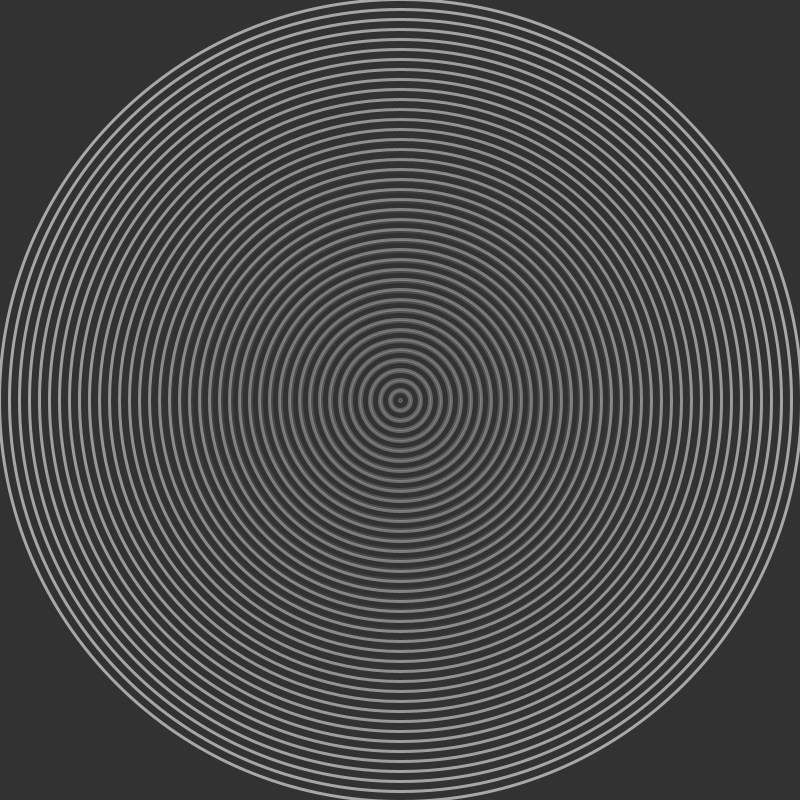
Frame 1 (no input)
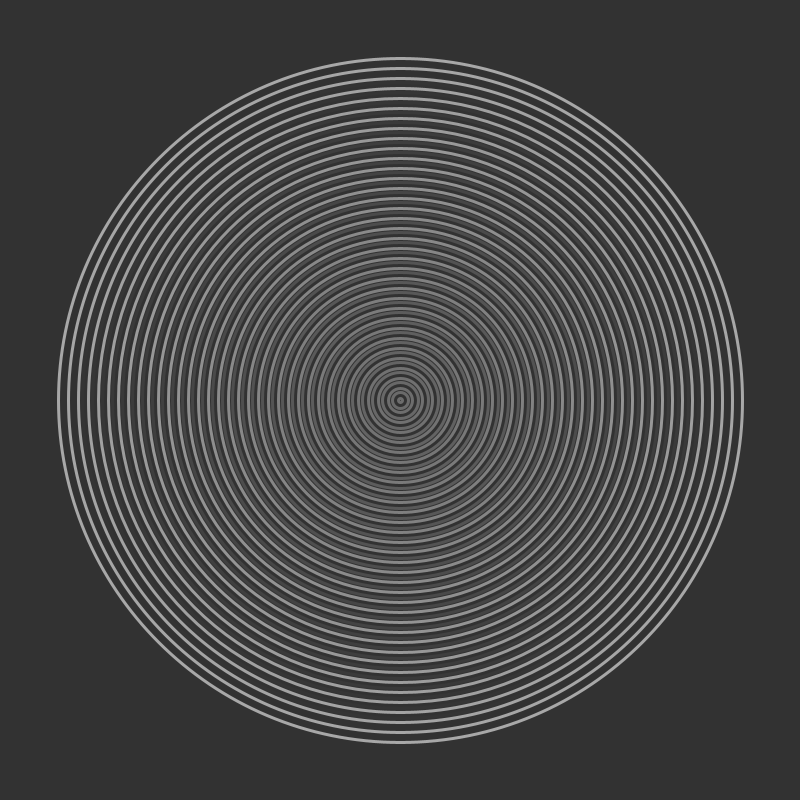
Frame 60 (the mouse pressed at the canvas centre just before this capture)
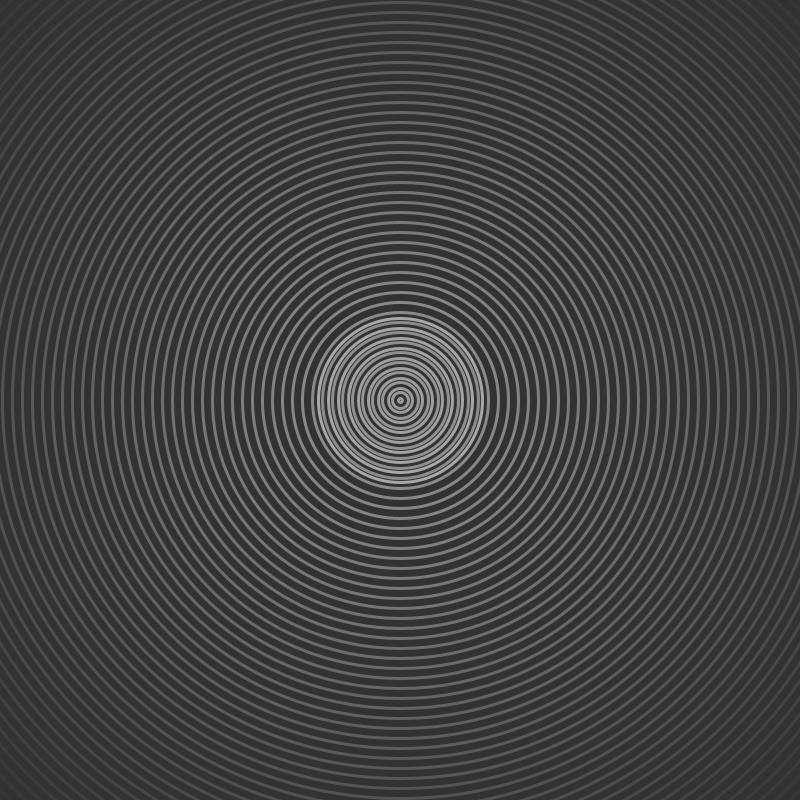
Frame 120 (the mouse held since frame 60 and released just before this capture)

The Processing sketch that drew these frames (run headless with seeded random() and noise(); from frame 60 on, the mouse is pressed at the canvas centre):

// Processing sketch: rings
// ── rings.pde
int originCircleSize = -800;
int circleOffset = 20;
int circleCount = 200;

boolean growing = false;

void setup() {
  size(800, 800);
}

void draw() {
  background(50);

  if (growing) {
    originCircleSize += 2;
    if (originCircleSize > 0) growing = false;
  } else {
    originCircleSize -=2;
    if (originCircleSize < -800) growing = true;
  }

  println(originCircleSize);

  for (int i = 0; i < circleCount; i++) {
    noFill();
    stroke(200, 200 - (i * 3));
    //stroke(200, 200);
    //stroke(90, 255, 116, 100);
    strokeWeight(3);
    rectMode(CENTER);
    ellipse(width / 2, height / 2, originCircleSize + i * circleOffset + mouseX, originCircleSize + i * circleOffset + mouseY);
  }
}
